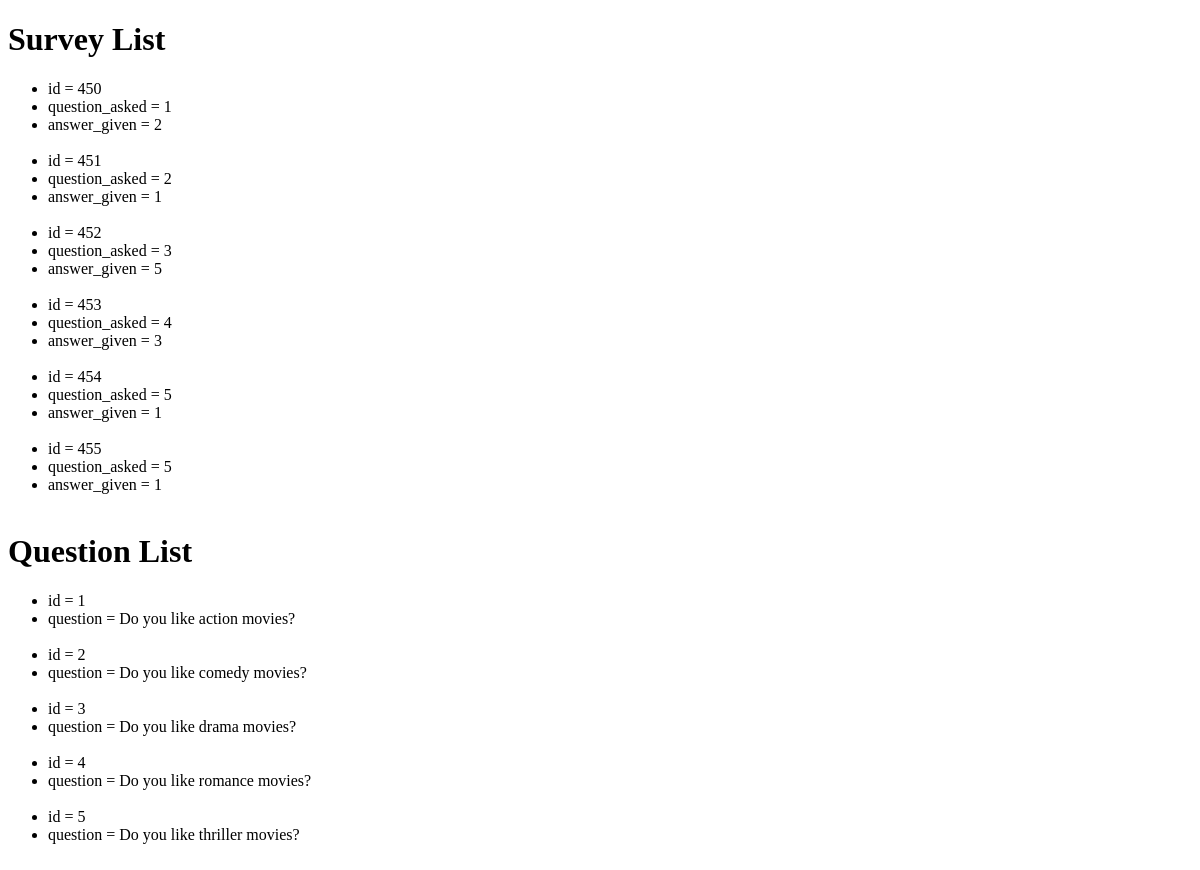
Page /view_database on the earlier database version.
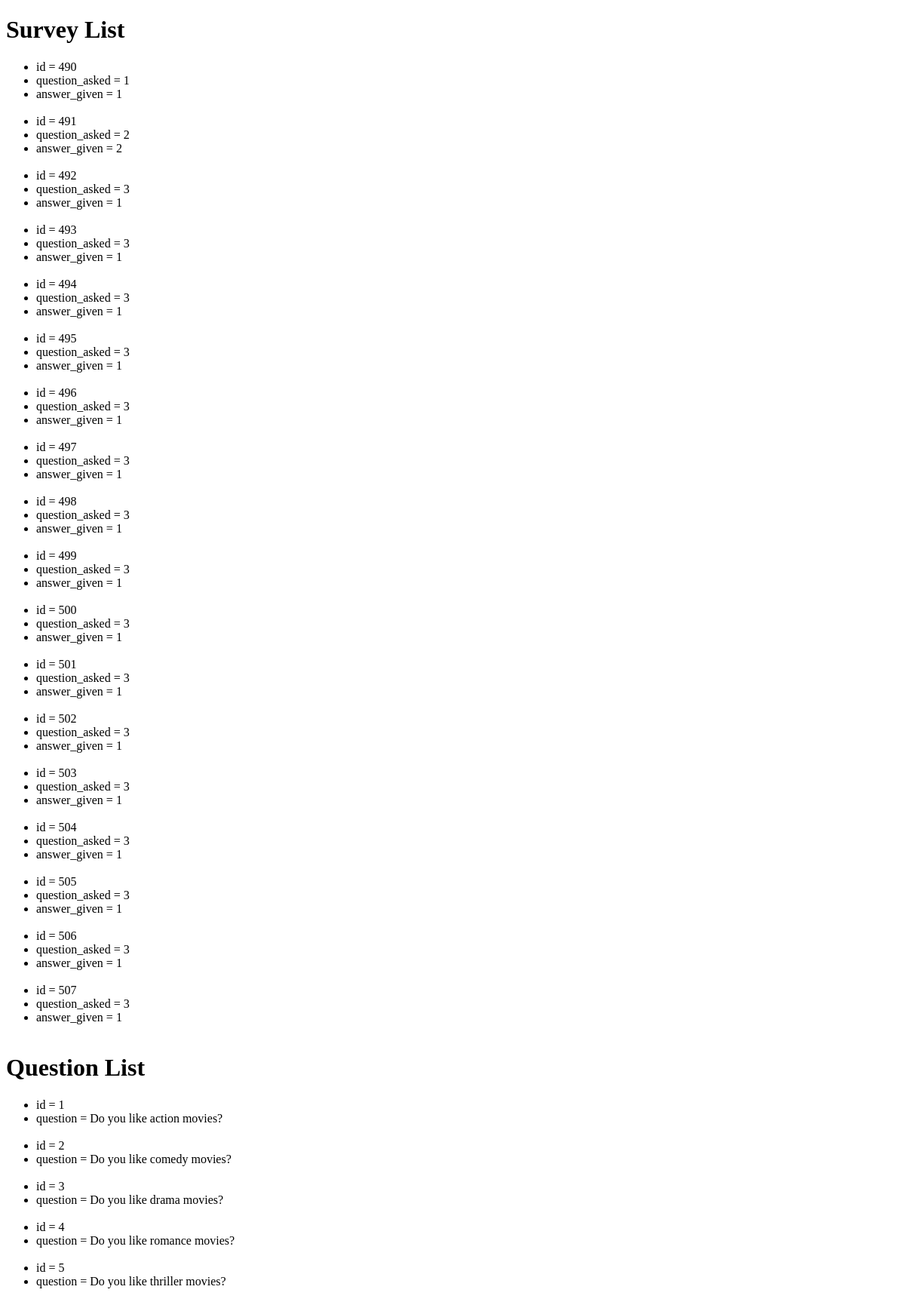
Same page on the later database version.
### MovieTree/models.py (models this page shows)
class Survey(models.Model):
    question_asked = models.CharField(max_length=200)
    answer_given = models.CharField(max_length=200)

class Question(models.Model):
    question_text = models.CharField(max_length=200)
    question_keyword = models.CharField(max_length=200, default="null")

### MovieTree/views.py (the view)
# urls.py: url(r'^view_database', views.view_database, name='view_database'),
def view_database(request):
    survey_list = Survey.objects.all()
    question_list = Question.objects.all()
    context = { 'survey_list': survey_list,
                'question_list': question_list
               }
    return render(request, 'MovieTree/view_database.html', context)

### MovieTree/templates/MovieTree/view_database.html (shortened to what this page needs)
<!DOCTYPE html>
<html lang="en">
<head>
    <h1>Survey List</h1>
    <ul>
        {% for survey in survey_list %}
            <li>id = {{ survey.pk }}</li>
            <li>question_asked = {{ survey.question_asked }}</li>
            <li>answer_given = {{ survey.answer_given }}</li>
            <br>
    {% endfor %}
    </ul>
    <h1>Question List</h1>
    <ul>
        {% for question in question_list %}
            <li>id = {{ question.pk }}</li>
            <li>question = {{ question.question_text }}</li>
            <br>
    {% endfor %}
    </ul>
</head>
<body>
</body>
</html>

Differences in the rows shown:
removed Survey: pk "450", question_asked "1", answer_given "2"
removed Survey: pk "451", question_asked "2", answer_given "1"
removed Survey: pk "452", question_asked "3", answer_given "5"
removed Survey: pk "453", question_asked "4", answer_given "3"
removed Survey: pk "454", question_asked "5", answer_given "1"
removed Survey: pk "455", question_asked "5", answer_given "1"
added Survey: pk "490", question_asked "1", answer_given "1"
added Survey: pk "491", question_asked "2", answer_given "2"
added Survey: pk "492", question_asked "3", answer_given "1"
added Survey: pk "493", question_asked "3", answer_given "1"
added Survey: pk "494", question_asked "3", answer_given "1"
added Survey: pk "495", question_asked "3", answer_given "1"
added Survey: pk "496", question_asked "3", answer_given "1"
added Survey: pk "497", question_asked "3", answer_given "1"
added Survey: pk "498", question_asked "3", answer_given "1"
added Survey: pk "499", question_asked "3", answer_given "1"
added Survey: pk "500", question_asked "3", answer_given "1"
added Survey: pk "501", question_asked "3", answer_given "1"
added Survey: pk "502", question_asked "3", answer_given "1"
added Survey: pk "503", question_asked "3", answer_given "1"
added Survey: pk "504", question_asked "3", answer_given "1"
added Survey: pk "505", question_asked "3", answer_given "1"
added Survey: pk "506", question_asked "3", answer_given "1"
added Survey: pk "507", question_asked "3", answer_given "1"
